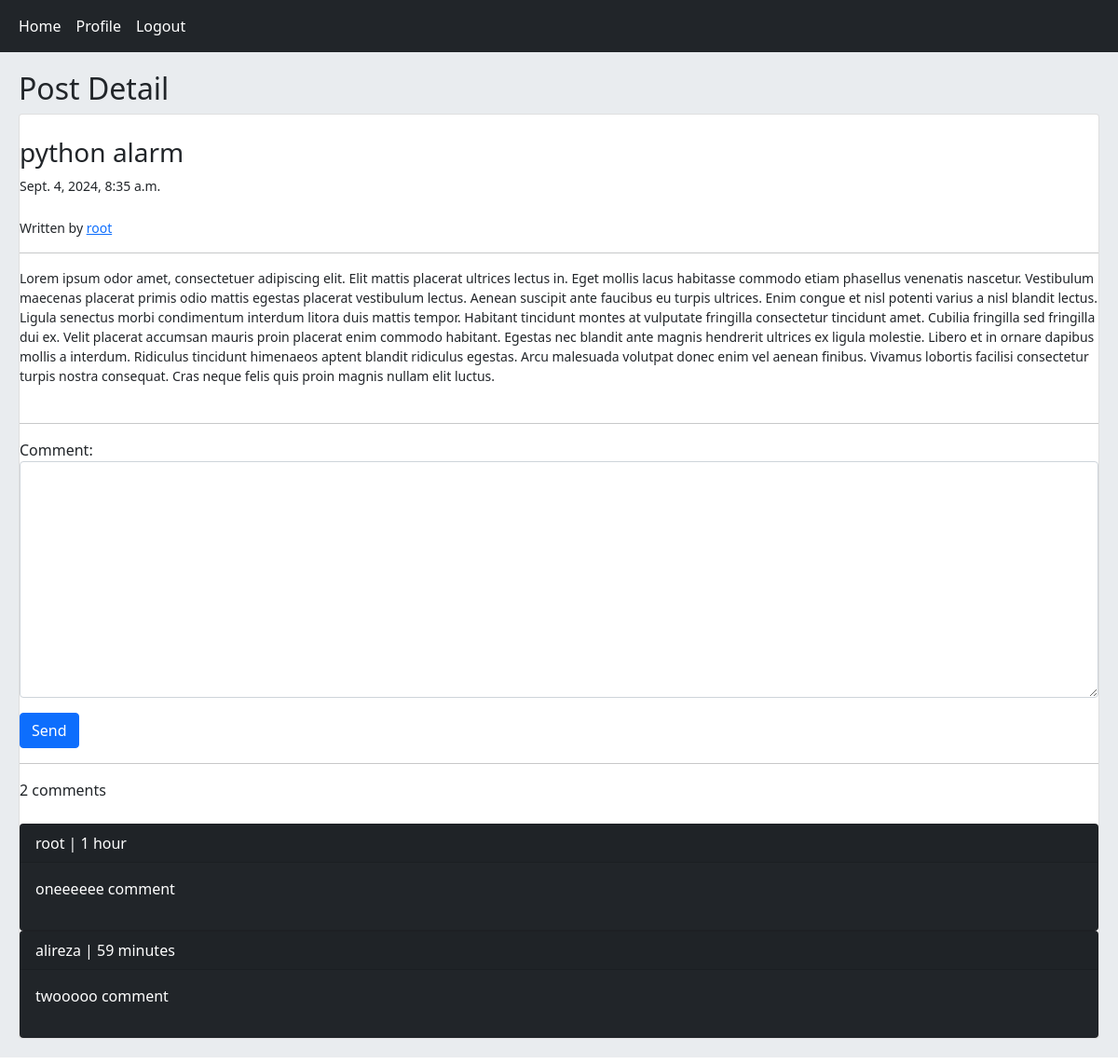
/post/5/python-alarm (signed in), run on the app's committed database.
### home/models.py (models this page shows, shortened)
class Post(models.Model):
    user=models.ForeignKey(User,on_delete=models.CASCADE,related_name='posts')
    title=models.CharField(max_length=300,null=True)
    body=models.TextField()
    slug=models.SlugField()
    created=models.DateTimeField(auto_now_add=True)
    updated=models.DateTimeField(auto_now=True)
    class Meta:
        ordering=('-created',)

class CommentModel(models.Model):
    user=models.ForeignKey(User,on_delete=models.CASCADE,related_name='ucomments')
    post=models.ForeignKey(Post,on_delete=models.CASCADE,related_name='pcomments')
    reply=models.ForeignKey('CommentModel',on_delete=models.CASCADE,related_name='rcomments', null=True, blank=True)
    is_reply=models.BooleanField(default=False)
    body=models.TextField(max_length=500)
    created=models.DateTimeField(auto_now_add=True)

### home/views.py (the view, shortened to what this page needs)
# urls.py: path('post/<int:post_id>/<slug:post_slug>',views.PostDetailView.as_view(),name='post_detail'),
class PostDetailView(View):
    form_class=CommentCreateForm
    def get(self,request,post_id,post_slug):
        post=get_object_or_404(Post,pk=post_id,slug=post_slug) # post=Post.objects.get(pk=post_id,slug=post_slug)
        comments=post.pcomments.filter(is_reply=False) #comment asli hastan ro biyar na comment haie reply ro
        return render(request,'home/detail.html',{'post':post,'comments':comments,'form':self.form_class})

### home/templates/home/detail.html (shortened to what this page needs)
{% extends "base.html" %}
{% block content %}
    <h2>Post Detail</h2>
    <div class="card">
        <br>
        <h3>{{post.title}}</h3>
        <small>{{post.updated}}</small>
        <br>
        <small>Written by <a href="{% url "account:user_profile" post.user.id %}">{{post.user.username}}</a></small>
        <hr>
        <small>{{post.body}}</small>
        <br>
        <hr>
            {% if request.user.is_authenticated %}
                <form method='POST' action="" >
                    {{form.as_p}}
                    <input type="submit" value="Send" class="btn btn-primary"></input>
                </form>
            {% else %}
                <p class= "alert alert-info">Only logged in users can register comment.</p>
            {% endif %}
            <hr>
            {{comments.count}} comments<br><br>
            {% for comment in comments  %}
                <div class="card bg-dark text-white">
                    <p class="card-header">{{comment.user}}  |  {{comment.created|timesince}} </p>
                    <p class="card-body">{{comment.body}}</p>
                </div>
            {% empty %}
            <div class="card bg-dark text-white">
                <p class="card-header">without comment </p>
            </div>
            {% endfor %}
{% endblock content %}

### data on the page
Post: title "python alarm", updated "Sept. 4, 2024, 8:35 a.m.", user.username "root", body "Lorem ipsum odor amet, consectetuer adipiscing elit. Elit mattis placerat ultrices lectus in. Eget mollis lacus habitasse commodo etiam phasellus venenatis nascetur. Vestibulum maecenas placerat primis odio mattis egestas placerat vestibulum lectus. Aenean suscipit ante faucibus eu turpis ultrices. Enim congue et nisl potenti varius a nisl blandit lectus. Ligula senectus morbi condimentum interdum litora duis mattis tempor. Habitant tincidunt montes at vulputate fringilla consectetur tincidunt amet. Cubilia fringilla sed fringilla dui ex. Velit placerat accumsan mauris proin placerat enim commodo habitant. Egestas nec blandit ante magnis hendrerit ultrices ex ligula molestie. Libero et in…"
CommentModel: user "root", created "1 hour", body "oneeeeee comment"
CommentModel: user "alireza", created "59 minutes", body "twooooo comment"

### other printed values
{{ comments.count }} "2"
